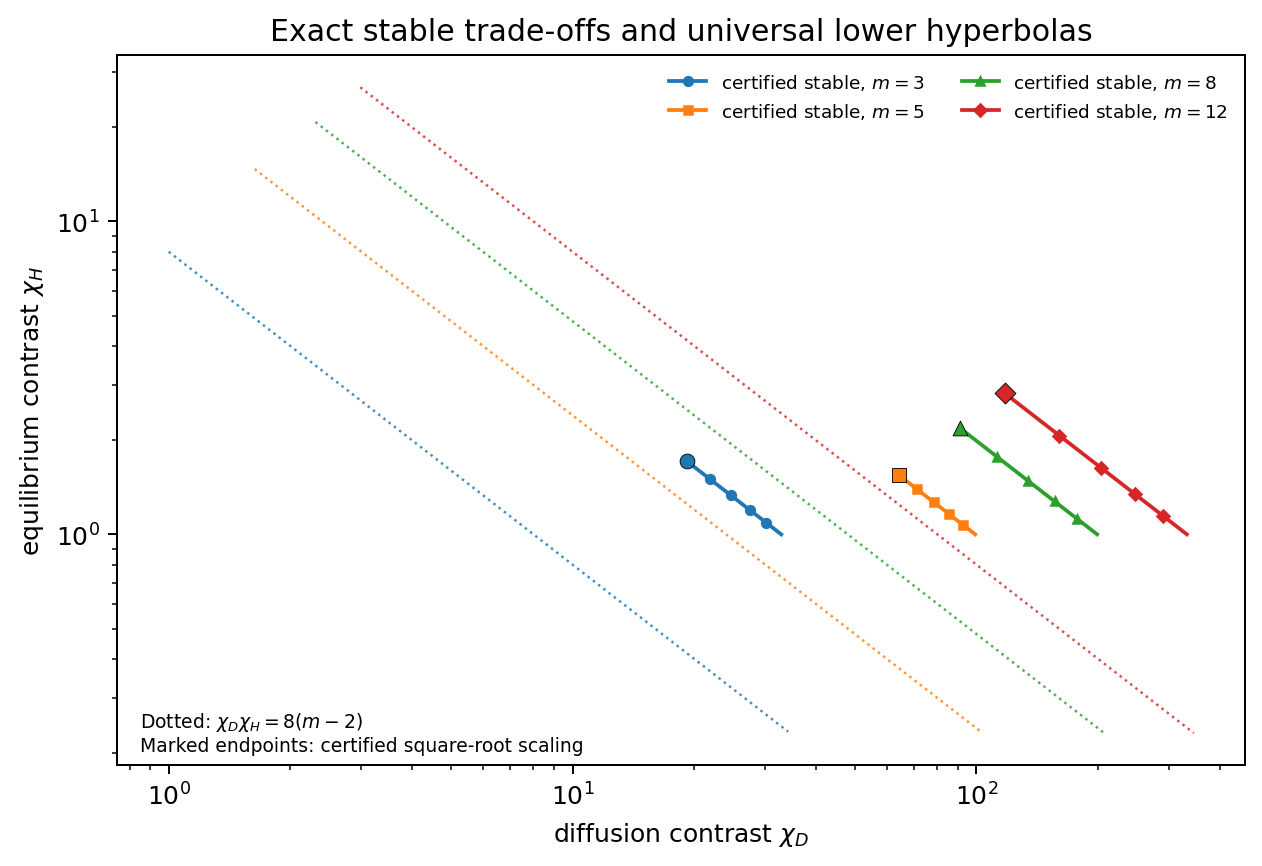

This chart was generated by the following Python code:
#!/usr/bin/env python3
from pathlib import Path
import numpy as np
import matplotlib.pyplot as plt
plt.rcParams.update({'pdf.fonttype': 42, 'ps.fonttype': 42})
ROOT=Path(__file__).resolve().parents[1]
fig,ax=plt.subplots(figsize=(6.9,4.7),constrained_layout=True)
markers=('o','s','^','D')
for idx,m in enumerate((3,5,8,12)):
    nu=m-2
    L0=1/np.sqrt(3) if nu==1 else np.sqrt(5/(4*nu))
    L1=90*nu/(90*nu+1)
    L=np.linspace(L0,L1,240)
    chiD=(23/63)*91*nu*L
    chiH=(91*nu-1)/(91*nu*L)
    x=np.linspace(max(1,np.sqrt(8*nu)/3),max(chiD)*1.04,240)
    line,=ax.plot(chiD,chiH,label=fr'certified stable, $m={m}$',
                  marker=markers[idx],markevery=48,markersize=3.5)
    color=line.get_color()
    ax.plot(x,8*nu/x,linestyle=':',linewidth=1.0,color=color,alpha=.82)
    ax.scatter([chiD[0]],[chiH[0]],s=35,color=color,marker=markers[idx],
               edgecolor='black',linewidth=.35,zorder=3)
ax.set_xscale('log');ax.set_yscale('log')
ax.set_xlabel(r'diffusion contrast $\chi_D$')
ax.set_ylabel(r'equilibrium contrast $\chi_H$')
ax.set_title('Exact stable trade-offs and universal lower hyperbolas')
ax.legend(frameon=False,fontsize=7.4,ncol=2)
ax.text(.02,.02,r'Dotted: $\chi_D\chi_H=8(m-2)$'+'\nMarked endpoints: certified square-root scaling',transform=ax.transAxes,fontsize=7.5)
fig.savefig(ROOT/'figures'/'stable_tradeoff.pdf',bbox_inches='tight')
fig.savefig(ROOT/'figures'/'stable_tradeoff.png',dpi=180,bbox_inches='tight')
